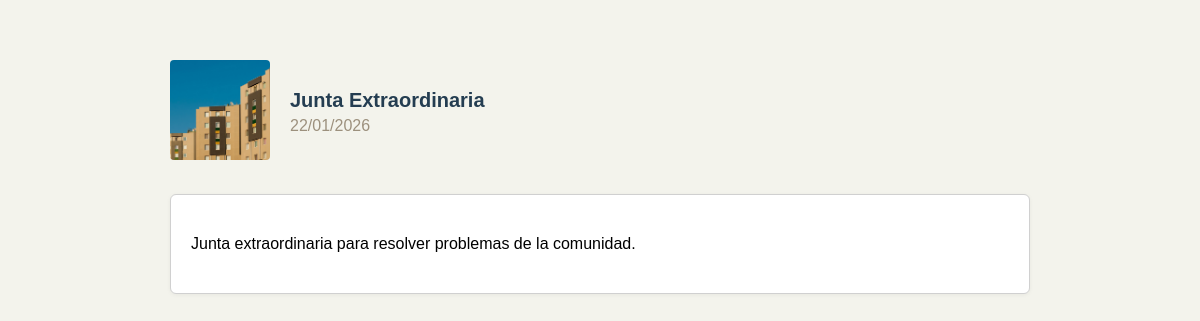
The app's page /web/src/eventos/detalle.php?id=4 with its own data.
### tables this page shows
CREATE TABLE IF NOT EXISTS eventos (
    id_evento INT AUTO_INCREMENT PRIMARY KEY,
    titulo VARCHAR(100) NOT NULL,
    descripcion VARCHAR(255) NOT NULL,
    fecha DATE NOT NULL,
    id_usuario INT NOT NULL,
    CONSTRAINT fk_eventos_usuarios FOREIGN KEY (id_usuario) REFERENCES usuarios(id_usuario)
);

### backend/src/eventos/detalle.php (the view)
<?php
include __DIR__ . '/../conexion_BBDD/conexion_db_pm.php';
if (isset($_GET['id'])) {
    $id_evento = intval($_GET['id']);
    $sql = "SELECT * FROM eventos WHERE id_evento = $id_evento";
    $resultado = $pdo->query($sql);
    if ($resultado->rowCount() > 0) {
        $evento = $resultado->fetch();
        echo
            "<div class='evento-header'>
                <div class='evento-imagen'>
                    <img src='../../etc/assets/img/bloque.jpg' alt='Imagen del evento'>
                </div>
                <div class='evento-info'>
                    <h2 class='titulo-evento'>" . $evento ['titulo'] . " </h2>
                    <p class='detalle-evento'>" . date('d/m/Y', strtotime($evento['fecha'])) . " </p>
                </div>
            </div>
            <div class='descripcion-evento'>
                <p> ". $evento ['descripcion'] . " </p>
            </div>";
    } else {
        echo "<p>Evento no encontrado.</p>";
    }
} else {
    echo "<p>ID del evento no proporcionado.</p>";
}
?>

### web/src/eventos/detalle.css (style rules this page uses)
* { font-family: Arial, sans-serif; box-sizing: border-box; }
body.fondo-cuerpo { background-color: #f3f3ec; margin: 0; padding: 0; }
.evento-header { display: flex; align-items: center; gap: 20px; margin-bottom: 30px; }
.evento-imagen img { width: 100px; height: 100px; object-fit: cover; border-radius: 4px; }
.evento-info { flex: 1; }
.titulo-evento { color: #243D51; font-size: 20px; margin: 0 0 5px 0; text-align: left; }
.detalle-evento { color: #9c907d; margin: 0; text-align: left; }
.descripcion-evento { background-color: #ffffff; padding: 20px; border-radius: 6px; border: 1px solid #d0d0d0; box-shadow: 0 1px 4px rgba(0, 0, 0, 0.05); line-height: 1.6; }

### records on screen
eventos: titulo "Junta Extraordinaria", fecha "22/01/2026", descripcion "Junta extraordinaria para resolver problemas de la comunidad."
